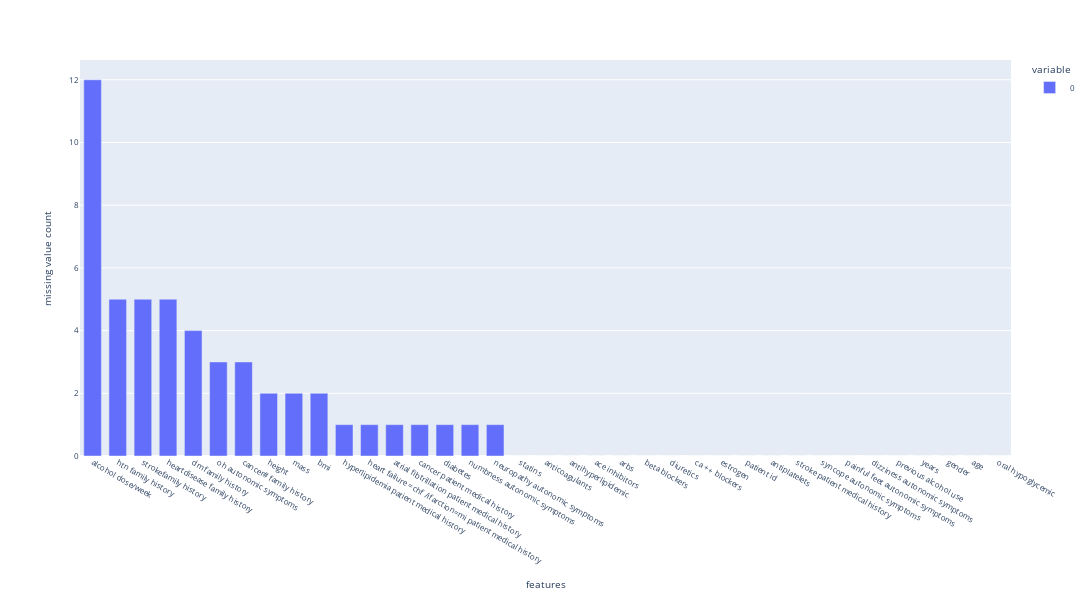

Notebook code cell kept with this figure:
### Code cell
get_plot_na(df_stroke_v1, 0)

### Figure 1 — Plotly figure (JSON) as saved in the notebook; plotly's stock layout.template omitted (floating-point values rounded to 4 significant figures)
{"data": [{"alignmentgroup": "True", "hovertemplate": "variable=0<br>features=%{x}<br>missing value count=%{y}<extra></extra>", "legendgroup": "0", "marker": {"color": "#636efa", "pattern": {"shape": ""}}, "name": "0", "offsetgroup": "0", "orientation": "v", "showlegend": true, "textposition": "auto", "type": "bar", "x": ["alcohol dose/week", "htn family history", "strokefamily history", "heartdisease family history", "dm family history", "oh autonomic symptoms", "cancer# family history", "height", "mass", "bmi", "hyperlipidemia patient medical history", "heart failure =chf /ifarction=mi patient medical history", "atrial fibtrillation patient medical history", "cancer patient medical history", "diabetes", "numbness autonomic symptoms", "neuropathy autonomic symptoms", "statins", "anticoagulants", "antihyperlipidemic", "ace inhibitors", "arbs", "beta blockers", "diuretics", "ca ++ blockers", "estrogen", "patient id", "antiplatelets", "stroke patient medical history", "syncope autonomic symptoms", "painful feet autonomic symptoms", "dizziness autonomic symptoms", "previous alcohol use", "years", "gender", "age", "oral hypoglycemic"], "xaxis": "x", "y": [12, 5, 5, 5, 4, 3, 3, 2, 2, 2, 1, 1, 1, 1, 1, 1, 1, 0, 0, 0, 0, 0, 0, 0, 0, 0, 0, 0, 0, 0, 0, 0, 0, 0, 0, 0, 0], "yaxis": "y"}], "layout": {"bargap": 0.3, "barmode": "relative", "font": {"size": 8}, "height": 600, "legend": {"title": {"text": "variable"}, "tracegroupgap": 0}, "margin": {"t": 60}, "width": 2000, "xaxis": {"anchor": "y", "domain": [0, 1], "title": {"text": "features"}}, "yaxis": {"anchor": "x", "domain": [0, 1], "title": {"text": "missing value count"}}}}
